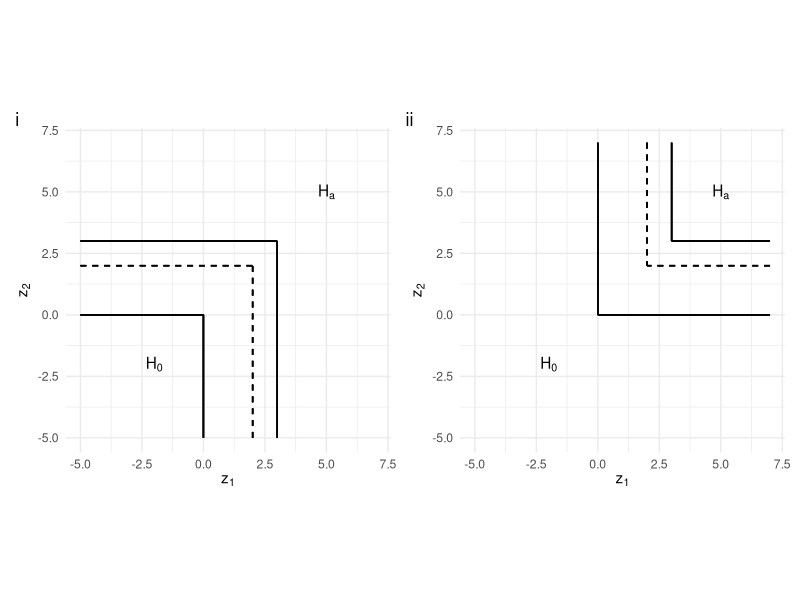

Reproduce this figure in R. (Note: this script raises an error after producing the figure.)
## ---- chunk 1
knitr::opts_chunk$set(
  collapse = TRUE,
  comment = "#>"
)
## ---- chunk 2
#library(vamos)
## ---- chunk 3
library(ggplot2)
library(patchwork)

df <- expand.grid(z_1 = c(-5, 7),
                  z_2 = c(-5, 7))

p1 <- ggplot(df, aes(z_1, z_2)) + geom_point(alpha = 0) +
  coord_fixed() + 
  # null
  geom_segment(aes(x = -5, y = 0, xend = 0, yend = 0)) +
  geom_segment(aes(x = 0, y = -5, xend = 0, yend = 0)) + 
  
  # alt
  geom_segment(aes(x = -5, y = 3, xend = 3, yend = 3)) +
  geom_segment(aes(x = 3, y = -5, xend = 3, yend = 3)) +
  
  # crit
  geom_segment(aes(x = -5, y = 2, xend = 2, yend = 2), linetype = 2) +
  geom_segment(aes(x = 2, y = -5, xend = 2, yend = 2), linetype = 2) +
  
  annotate("text", x = -2, y = -2, label = expression(H[0])) +
  annotate("text", x = 5, y = 5, label = expression(H[a])) +
  
  xlab(expression(z[1])) + ylab(expression(z[2])) +
  theme_minimal()

p2 <- ggplot(df, aes(z_1, z_2)) + geom_point(alpha = 0) +
  coord_fixed() + 
  # null
  geom_segment(aes(x = 7, y = 0, xend = 0, yend = 0)) +
  geom_segment(aes(x = 0, y = 7, xend = 0, yend = 0)) + 
  
  # alt
  geom_segment(aes(x = 7, y = 3, xend = 3, yend = 3)) +
  geom_segment(aes(x = 3, y = 7, xend = 3, yend = 3)) +
  
  # crit
  geom_segment(aes(x = 7, y = 2, xend = 2, yend = 2), linetype = 2) +
  geom_segment(aes(x = 2, y = 7, xend = 2, yend = 2), linetype = 2) +
  
  annotate("text", x = -2, y = -2, label = expression(H[0])) +
  annotate("text", x = 5, y = 5, label = expression(H[a])) +
  
  xlab(expression(z[1])) + ylab(expression(z[2])) +
  theme_minimal()  
## ---- chunk 4
p1 + p2 + plot_annotation(tag_levels = 'i')
## ---- chunk 5
hyp_plot <- function(a, c, alpha = 0.05, beta = 0.2) {
  
  # Start by finding the required dif at the margins, corresponding to the
  # mean of the marginal sampling dist under the alternative. Note we are using
  # z statistics, so they will have sd = 1.
  alpha <- 0.05; beta <- 0.2
  b <- qnorm(1 - alpha) + qnorm(1 - beta)
  
  # Now translate this into the required shift parameter, s
  aa <- a; bb <- (-2 - a*c - b*a); cc <- b + b*a*c
  s <- (-bb - sqrt(bb^2 - 4*aa*cc))/(2*aa)
  
  # At each point in the grid, denote if it lies in the null (0) or alternative (2)
  # hypotheses.
  df$h <- ifelse(df$y < (c - df$x)/(1 + a*df$x) | df$x < 0 | df$y < 0 , 0,
                 ifelse(df$y > (c - (df$x - s))/(1 + a*(df$x - s)) + s & (df$y > b & df$x > b), 2,
                        1))
  
  # Plot the hypotheses - adding a line at x=b which should border the alternative
  # region.
  ggplot(df, aes(x, y, colour=as.factor(h))) + geom_point() + coord_fixed() +
    scale_color_discrete(name = "Hypothesis") +
    xlab(expression(z[1])) + ylab(expression(z[2]))
}

p1 <- hyp_plot(0.2, 7); p2 <- hyp_plot(1, 7); p3 <- hyp_plot(5, 7); p4 <- hyp_plot(100, 7)

(p1 + p2) / (p3 + p4)
